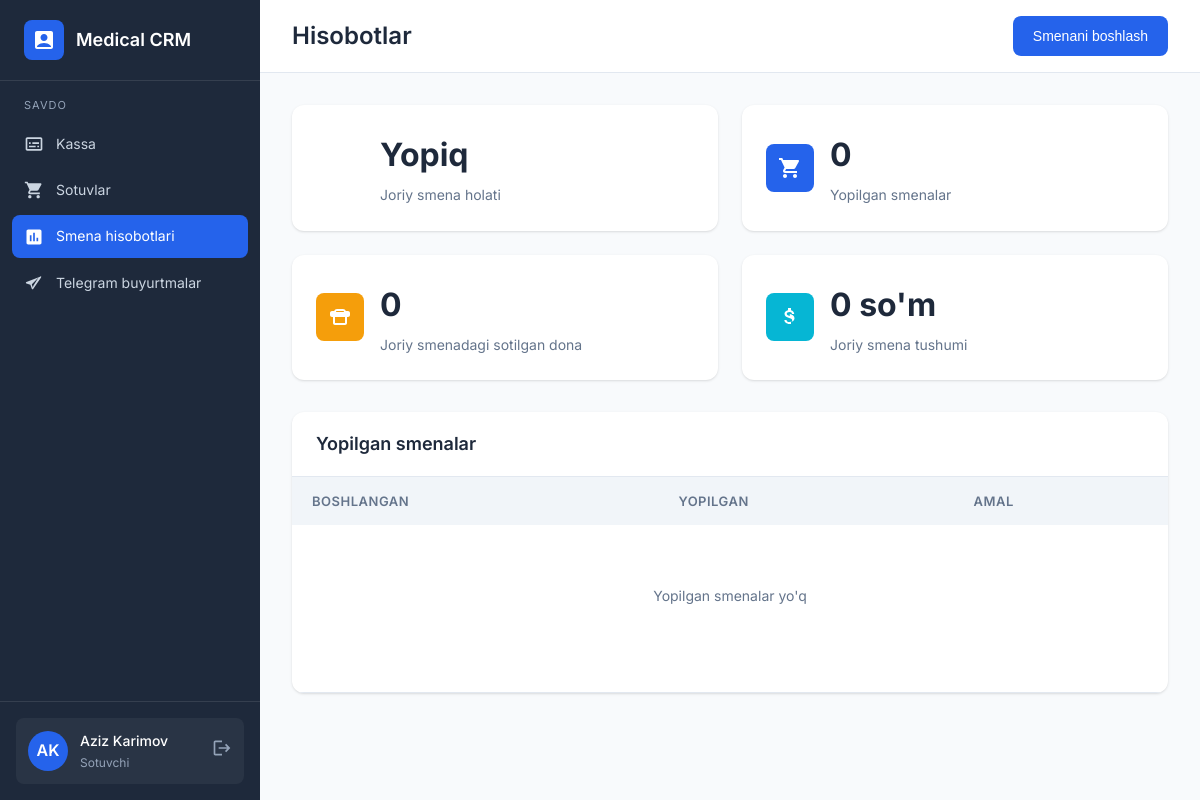
Before: /reports/ (signed in) with the older database file.
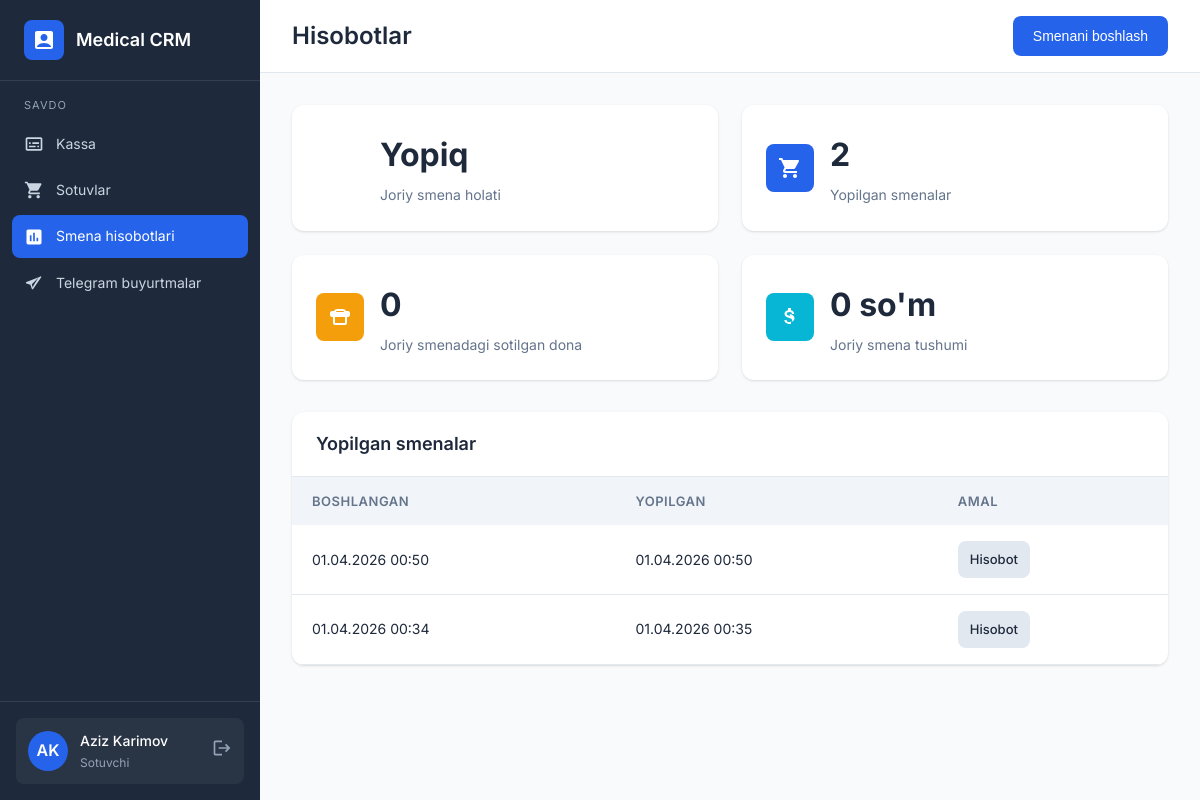
After: the same page with the newer database file.
### backend/main/models.py (models this page shows, shortened)
class SellerShift(models.Model):
    seller = models.ForeignKey(User, on_delete=models.CASCADE, related_name='shifts', verbose_name='Sotuvchi')
    started_at = models.DateTimeField(auto_now_add=True, verbose_name='Boshlangan vaqti')
    ended_at = models.DateTimeField(null=True, blank=True, verbose_name='Yopilgan vaqti')
    created_at = models.DateTimeField(auto_now_add=True)
    updated_at = models.DateTimeField(auto_now=True)
    class Meta:
        verbose_name = 'Sotuvchi smenasi'
        verbose_name_plural = 'Sotuvchi smenalari'
        ordering = ['-started_at']

### backend/main/views.py (the view, shortened to what this page needs)
# urls.py: path('reports/', views.reports, name='reports'),
@login_required
def reports(request):
    if request.user.role not in {'director', 'seller'}:
        messages.error(request, "Sizga bu sahifaga kirish ruxsati yo'q")
        return redirect('dashboard')
    if request.user.role == 'seller':
        active_shift = get_active_shift(request.user)
        shifts = SellerShift.objects.filter(seller=request.user).order_by('-started_at')
        context = {
            'active_shift': active_shift,
            'closed_shifts': shifts.filter(ended_at__isnull=False),
        }
        if active_shift:
            context.update(build_shift_report_context(active_shift))
        return render(request, 'reports.html', context)

### backend/main/views.py (called while the page is built)
def get_active_shift(user):
    if not user.is_authenticated or user.role != 'seller':
        return None
    return SellerShift.objects.filter(seller=user, ended_at__isnull=True).order_by('-started_at').first()

### frontend/templates/reports.html (shortened to what this page needs)
{% extends 'base.html' %}
{% block content %}
<div class="top-bar">
    <h1 class="page-title">Hisobotlar</h1>
    {% if request.user.role == 'seller' %}
    <div class="page-actions">
        {% if active_shift %}
        <form method="post" action="{% url 'shift_end' %}" style="display: inline;">
            {% csrf_token %}
            <button type="submit" class="btn btn-danger">Smenani yopish</button>
        </form>
        {% else %}
        <form method="post" action="{% url 'shift_start' %}" style="display: inline;">
            <button type="submit" class="btn btn-primary">Smenani boshlash</button>
        </form>
        {% endif %}
    </div>
    {% endif %}
</div>
<div class="page-content">
    {% if request.user.role == 'seller' %}
    <div class="cards-grid">
        <div class="card stat-card">
            <div class="card-icon {% if active_shift %}success{% else %}danger{% endif %}">
                <svg viewBox="0 0 24 24"><path d="M12 1a11 11 0 1 0 11 11A11 11 0 0 0 12 1zm1 11.41V6h-2v7h6v-2z"/></svg>
            </div>
            <div class="stat-content">
                <div class="card-value">{% if active_shift %}Ochiq{% else %}Yopiq{% endif %}</div>
                <div class="card-label">Joriy smena holati</div>
            </div>
        </div>
        <div class="card stat-card">
            <div class="card-icon primary">
            </div>
            <div class="stat-content">
                <div class="card-value">{{ closed_shifts.count }}</div>
                <div class="card-label">Yopilgan smenalar</div>
            </div>
        </div>
        <div class="card stat-card">
            <div class="card-icon warning">
                <svg viewBox="0 0 24 24"><path d="M20 6h-2.18C17.4 4.84 16.3 4 15 4H9c-1.3 0-2.4.84-2.82 2H4c-1.1 0-2 .9-2 2v2c0 1.1.9 2 2 2h1v6c0 1.1.9 2 2 2h10c1.1 0 2-.9 2-2v-6h1c1.1 0 2-.9 2-2V8c0-1.1-.9-2-2-2zM9 6h6c.55 0 1 .45 1 1H8c0-.55.45-1 1-1zm8 12H7v-6h10v6z"/></svg>
            </div>
            <div class="stat-content">
                <div class="card-value">{{ shift_total_quantity|default:0 }}</div>
                <div class="card-label">Joriy smenadagi sotilgan dona</div>
            </div>
        </div>
        <div class="card stat-card">
            <div class="card-icon info">
            </div>
            <div class="stat-content">
                <div class="card-value">{{ shift_total_revenue|default:0|floatformat:0 }} so'm</div>
                <div class="card-label">Joriy smena tushumi</div>
            </div>
        </div>
    </div>
    <div class="table-container" style="margin-top: 24px;">
        <div class="table-header">
            <h3 class="table-title">Yopilgan smenalar</h3>
        </div>
        <table>
            <thead>
                <tr>
                    <th>Boshlangan</th>
                    <th>Yopilgan</th>
                    <th>Amal</th>
                </tr>
            </thead>
            <tbody>
                {% for shift in closed_shifts %}
                <tr>
                    <td>{{ shift.started_at|date:"d.m.Y H:i" }}</td>
                    <td>{{ shift.ended_at|date:"d.m.Y H:i" }}</td>
                    <td><a href="{% url 'shift_report' shift.id %}" class="btn btn-secondary btn-sm">Hisobot</a></td>
                </tr>
                {% empty %}
                <tr>
                    <td colspan="3" class="empty-state">
                        <p>Yopilgan smenalar yo'q</p>
                    </td>
                </tr>
                {% endfor %}
            </tbody>
        </table>
    </div>
    {% endif %}
</div>
{% endblock %}

Changed rows visible on the page:
added SellerShift: started_at "01.04.2026 00:50", ended_at "01.04.2026 00:50"
added SellerShift: started_at "01.04.2026 00:34", ended_at "01.04.2026 00:35"
Other visible differences:
{{ closed_shifts.count }}: "0" → "2"
text no longer shown: "Yopilgan smenalar yo'q"
